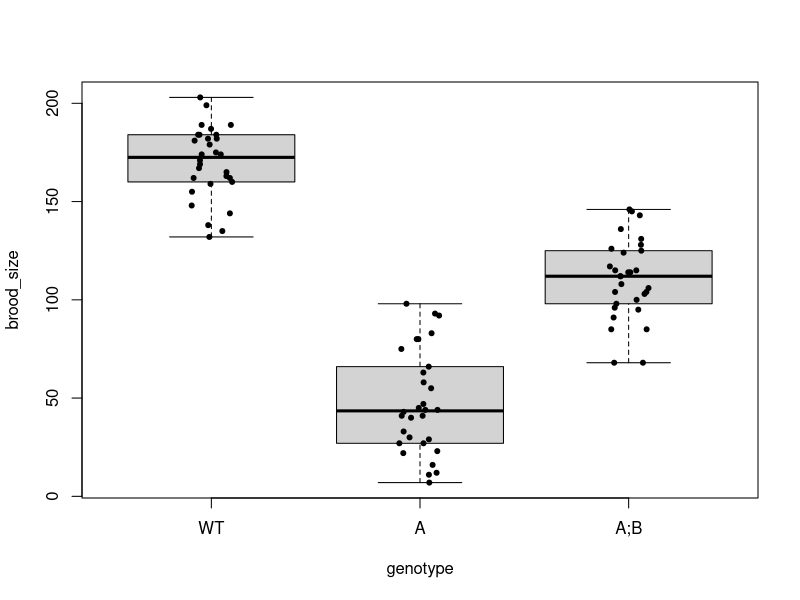
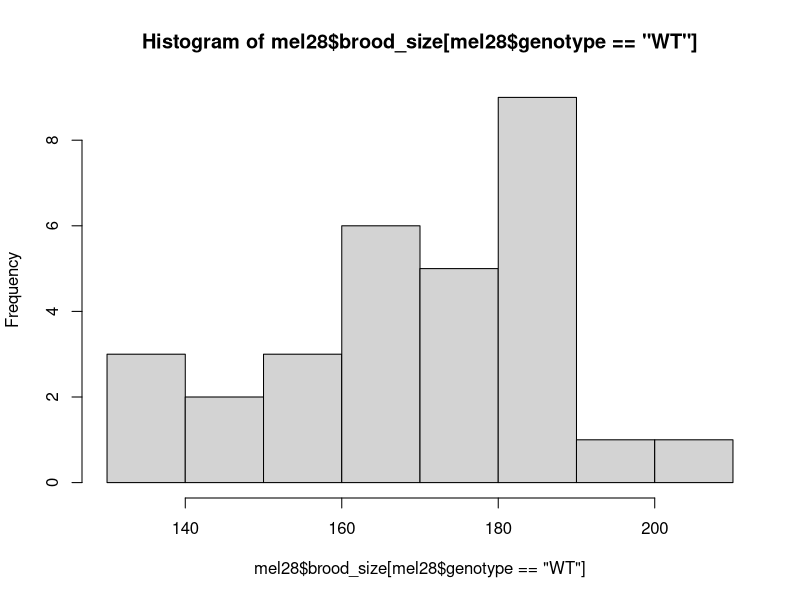
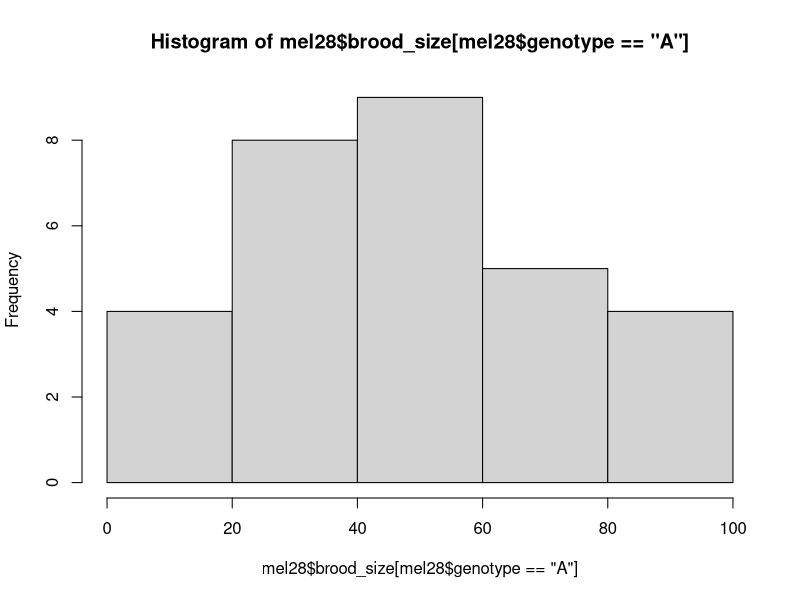
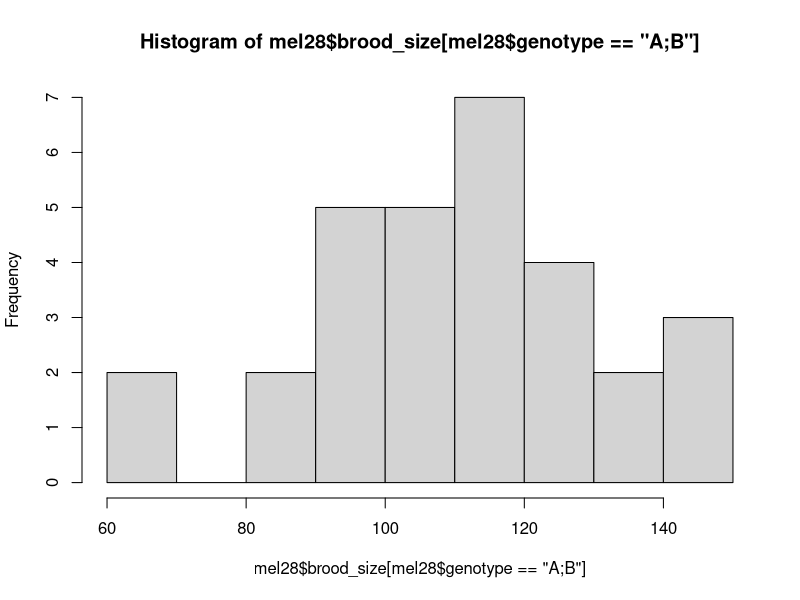
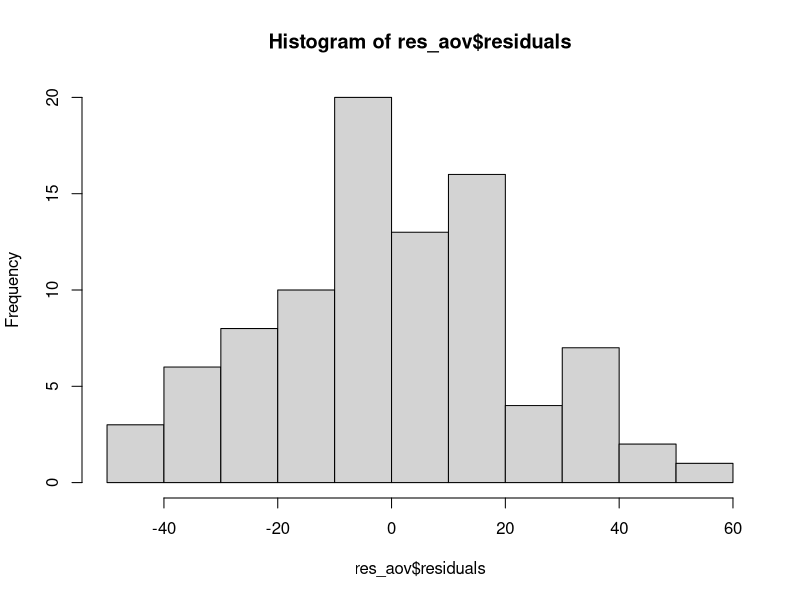
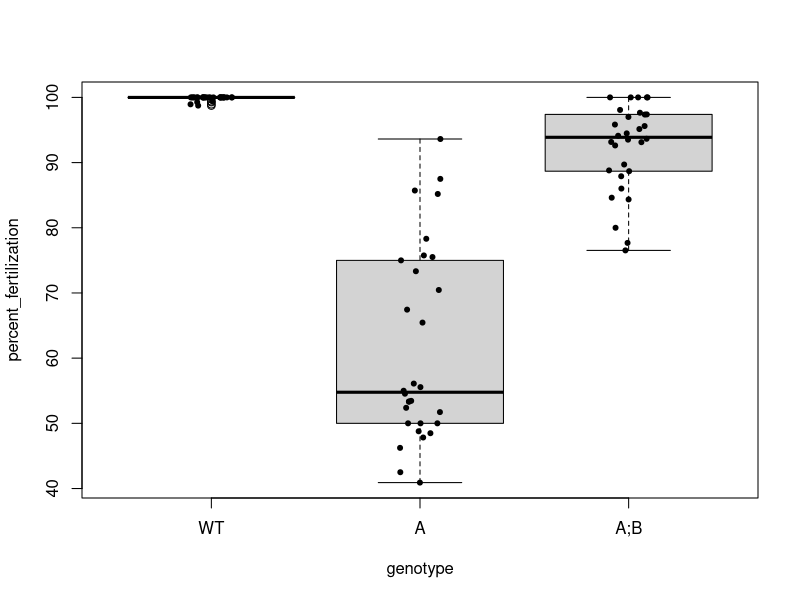
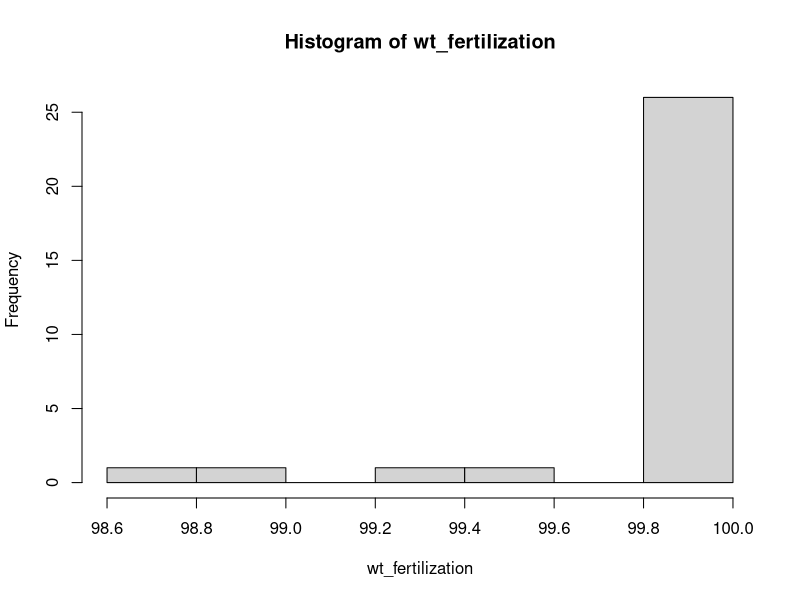
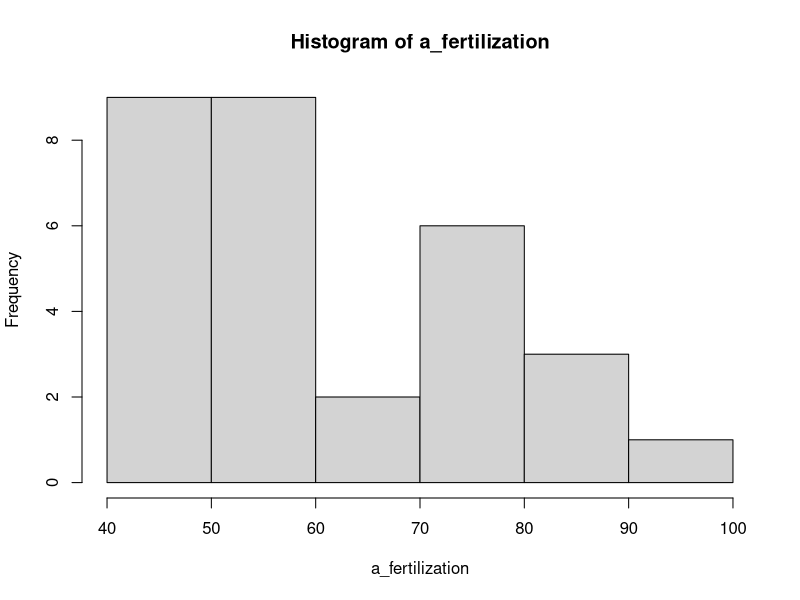

Here is the R script that generated these plots, in order:
## ---- chunk 1
knitr::opts_chunk$set(echo = TRUE)
library(ggplot2)
library(dplyr)
## ---- chunk 2
# load the data
mel28 = read.csv("Ce_mel28_Emb_Ste.csv",
                 stringsAsFactors = TRUE)

# take a look at it (check / fix factor levels)
mel28
str(mel28)
levels(mel28$genotype)
mel28$genotype = factor(mel28$genotype, levels = c("WT", "A", "A;B"))
str(mel28)
mel28
levels(mel28$genotype)
## ---- chunk 3

boxplot(brood_size ~ genotype,
        data = mel28)
stripchart(brood_size ~ genotype,
           data = mel28,
           method = "jitter",
           pch = 20,
           vertical = TRUE,
           add = TRUE)
## ---- chunk 4
hist(mel28$brood_size[mel28$genotype == "WT"])
hist(mel28$brood_size[mel28$genotype == "A"])
hist(mel28$brood_size[mel28$genotype == "A;B"])

## ---- chunk 5
wt_brood = mel28$brood_size[mel28$genotype == "WT"]
a_brood = mel28$brood_size[mel28$genotype == "A"]
ab_brood = mel28$brood_size[mel28$genotype == "A;B"]

shapiro.test(wt_brood)
shapiro.test(a_brood)
shapiro.test(ab_brood)
## ---- chunk 6
# var.test
var.test(wt_brood, a_brood)
var.test(wt_brood, ab_brood)
var.test(a_brood, ab_brood)

# bartlett.test
bartlett.test(brood_size ~ genotype,
              data = mel28)
## ---- chunk 7
combined = cbind(wt_brood,
                 a_brood,
                 ab_brood)

group_means = colMeans(combined)

# SS_error
SS_error = 0
for ( i in 1:nrow(combined)) {
  SS_error = SS_error + sum((combined[i,] - group_means) ^ 2)
}
SS_error


## SS_group
SS_group = 0
for ( i in 1:length(group_means)) {
 SS_group = SS_group + (nrow(combined) * (group_means[i] - mean(combined)) ^ 2)
}
SS_group

## ---- chunk 8
# degrees of freedom for SS_error
SS_error_df = ncol(combined) * (nrow(combined) - 1)
SS_error_df
MS_error = SS_error / SS_error_df
MS_error

# degrees of freedom for SS_groups
SS_group_df = ncol(combined) - 1
SS_group_df
MS_group = SS_group / SS_group_df
MS_group
  
# F-statistic
F_stat = (MS_group) / (MS_error)
F_stat

# p-value using CDF for F-statistic
pf(F_stat, SS_group_df, SS_error_df, lower.tail = F)

## ---- chunk 9
# anova for lm of brood_size ~ genotype
anova(lm(brood_size ~ genotype,
         data = mel28))
anova(lm(brood_size ~ genotype,
         data = mel28))$"Pr(>F)"
## ---- chunk 10
summary(lm(brood_size ~ genotype,
         data = mel28))
## ---- chunk 11
aov(brood_size ~ genotype,
         data = mel28)
## ---- chunk 12
TukeyHSD(aov(brood_size ~ genotype,
         data = mel28))
## ---- chunk 13
res_aov = aov(brood_size ~ genotype,
              data = mel28)
hist(res_aov$residuals)
shapiro.test(res_aov$residuals)
## ---- chunk 14
test = oneway.test(brood_size ~ genotype,
                   data = mel28,
                   var.equal = FALSE)
test
test$p.value
## ---- chunk 15
# add percent fertilization column
mel28$percent_fertilization = (mel28$fertilized / mel28$brood_size) * 100
  
# plot it
boxplot(percent_fertilization ~ genotype,
        data = mel28)
stripchart(percent_fertilization ~ genotype,
           data = mel28,
           method = "jitter",
           pch = 20,
           vertical = TRUE,
           add = TRUE)
## ---- chunk 16
# test for assumptions
wt_fertilization = mel28$percent_fertilization[mel28$genotype == "WT"]
a_fertilization = mel28$percent_fertilization[mel28$genotype == "A"]
ab_fertilization = mel28$percent_fertilization[mel28$genotype == "A;B"]

shapiro.test(wt_fertilization)
shapiro.test(a_fertilization)
shapiro.test(ab_fertilization)

# var.test
var.test(wt_fertilization, a_fertilization)
var.test(wt_fertilization, ab_fertilization)
var.test(a_fertilization, ab_fertilization)

# bartlett.test
bartlett.test(percent_fertilization ~ genotype,
              data = mel28)

# histograms
hist(wt_fertilization)
hist(a_fertilization)
hist(ab_fertilization)
## ---- chunk 17
pairwise.wilcox.test(mel28$percent_fertilization, mel28$genotype,
                     p.adjust.method = "BH")
## ---- chunk 18
# first, check the documentation
help(power.anova.test)

# compute the power
power.anova.test(groups = length(levels(mel28$genotype)), 
                 n = nrow(mel28)/length(levels(mel28$genotype)), 
                 within.var = SS_error, 
                 between.var = SS_group, 
                 power = NULL,
                 sig.level = 0.05)
## ---- chunk 19
# compute the required sample size
power.anova.test(groups = length(levels(mel28$genotype)), 
                 n = NULL, 
                 within.var = SS_error, 
                 between.var = SS_group, 
                 power = 0.95,
                 sig.level = 0.05)

# sample size needed = 2.747844 ~= 3

## ---- chunk 20
power.anova.test(groups = length(levels(mel28$genotype)), 
                 n = NULL, 
                 within.var = 10 * SS_error, 
                 between.var = SS_group, 
                 power = 0.95,
                 sig.level = 0.05)

# n = 15.22547 ~= 16
